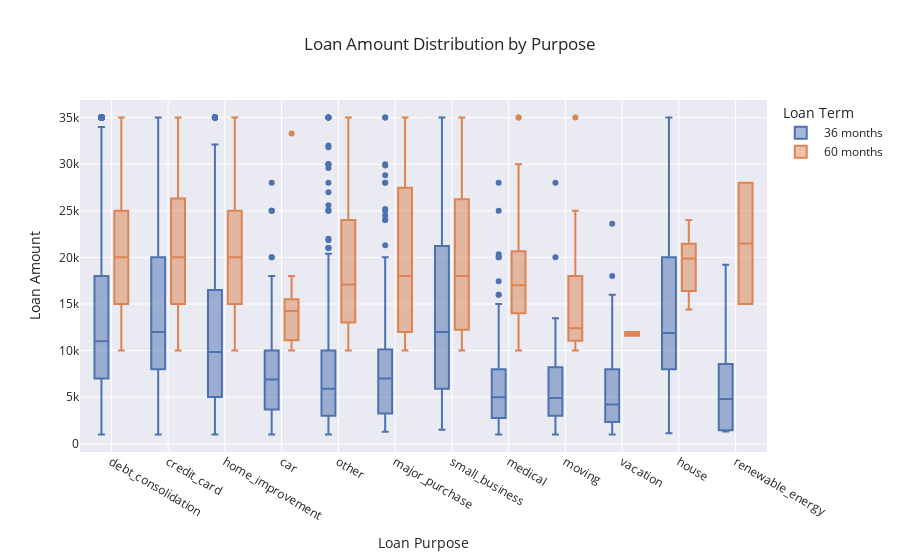

The notebook cell saved with this chart:
### Markdown cell above
**2. Loan Amount Distribution by Purpose**

We will use a box plot to show the distribution of loan amounts for each purpose among loans classified as "Good Loan". This will help us see how loan amounts vary across different purposes and whether there are any significant differences.

### Code cell
px.box(
    condition,
    x='purpose',
    y='loan_amount',
    color='term',
    title='Loan Amount Distribution by Purpose',
    template='seaborn',
    labels={
        'loan_amount': 'Loan Amount',
        'term': 'Loan Term',
        'purpose': 'Loan Purpose'
    }
)

### Figure 1 — Plotly figure (JSON) as saved in the notebook; plotly's stock layout.template omitted (floating-point values rounded to 4 significant figures; data arrays with more than 128 entries replaced by an {"elided": "..."} marker saying what was removed)
{"data": [{"alignmentgroup": "True", "hovertemplate": "Loan Term= 36 months<br>Loan Purpose=%{x}<br>Loan Amount=%{y}<extra></extra>", "legendgroup": " 36 months", "marker": {"color": "rgb(76,114,176)"}, "name": " 36 months", "notched": false, "offsetgroup": " 36 months", "orientation": "v", "showlegend": true, "type": "box", "x": {"elided": "6455 str values"}, "x0": " ", "xaxis": "x", "y": {"elided": "6455 int values"}, "y0": " ", "yaxis": "y"}, {"alignmentgroup": "True", "hovertemplate": "Loan Term= 60 months<br>Loan Purpose=%{x}<br>Loan Amount=%{y}<extra></extra>", "legendgroup": " 60 months", "marker": {"color": "rgb(221,132,82)"}, "name": " 60 months", "notched": false, "offsetgroup": " 60 months", "orientation": "v", "showlegend": true, "type": "box", "x": {"elided": "3171 str values"}, "x0": " ", "xaxis": "x", "y": {"elided": "3171 int values"}, "y0": " ", "yaxis": "y"}], "layout": {"boxmode": "group", "legend": {"title": {"text": "Loan Term"}, "tracegroupgap": 0}, "title": {"text": "Loan Amount Distribution by Purpose"}, "xaxis": {"anchor": "y", "domain": [0, 1], "title": {"text": "Loan Purpose"}}, "yaxis": {"anchor": "x", "domain": [0, 1], "title": {"text": "Loan Amount"}}}}
